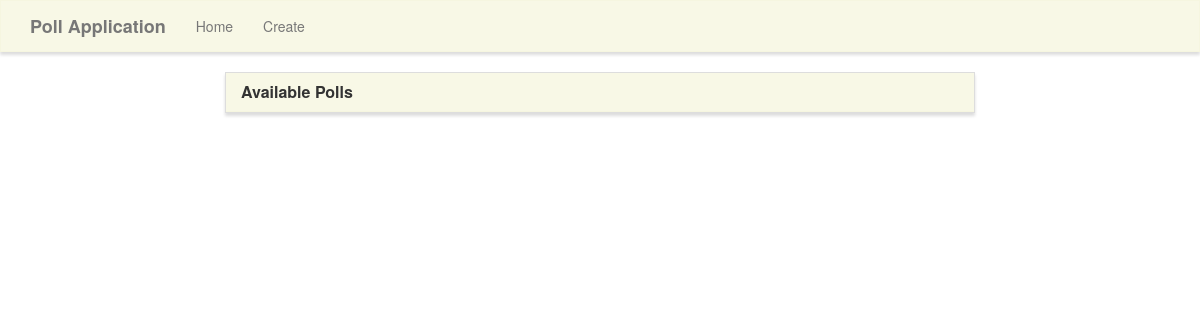
Before: / with the older database file.
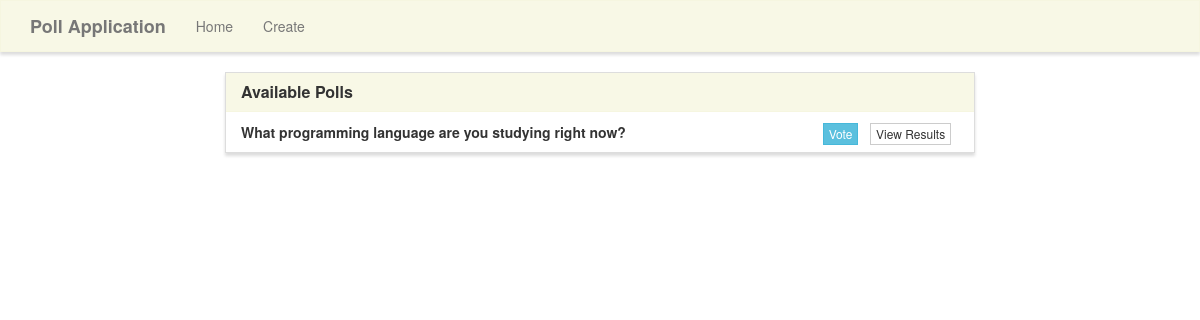
After: the same page with the newer database file.
### polls/models.py (models this page shows, shortened)
class Poll(models.Model):
    question = models.TextField()
    option_one = models.CharField(max_length=30)
    option_two = models.CharField(max_length=30)
    option_three = models.CharField(max_length=30)
    option_one_count = models.IntegerField(default=0)
    option_two_count = models.IntegerField(default=0)
    option_three_count = models.IntegerField(default=0)

### polls/views.py (the view)
# urls.py: path('', views.home, name='home'),
def home(request):
    polls = Poll.objects.all()
    context = {
        'polls': polls
    }
    return render(request, 'polls/home.html', context)

### polls/templates/polls/home.html (shortened to what this page needs)
{% extends "polls/base.html" %}
{% block main %}
<div class="row">
    <div class="col-lg-8 col-lg-offset-2">
        <div class="panel panel-default">
            <div class="panel-heading">
                <h3 class="panel-title">Available Polls</h3>
            </div>
            <ul class="list-group">
                {% for poll in polls %}
                <li class="list-group-item">
                    <strong>{{ poll.question }}</strong>
                    <span class="pull-right">
                        <a href="{% url 'vote' poll.id %}" class="btn btn-info btn-xs">Vote</a> &nbsp;
                        <a href="{% url 'results' poll.id %}" class="btn btn-default btn-xs">View Results</a> &nbsp;
                    </span>
                </li>
                {% endfor %}
            </ul>
        </div>
    </div>
</div>
{% endblock %}

### polls/templates/polls/base.html (shortened to what this page needs)
{% load static %}
<!DOCTYPE html>
<html lang="en">
<head>
    <link rel="stylesheet" href="https://maxcdn.bootstrapcdn.com/bootstrap/3.3.7/css/bootstrap.min.css"
>
    <link rel="stylesheet" type="text/css" href="{% static 'style.css' %}" />
</head>
<body>
    <nav class="navbar navbar-default" role="navigation">
        <div class="container">
            <div class="navbar-header">
                <a class="navbar-brand" href="{% url 'home' %}">Poll Application</a>
            </div>
            <div class="collapse navbar-collapse navbar-ex1-collapse">
                <ul class="nav navbar-nav">
                    <li><a href="{% url 'home' %}">Home</a></li>
                    <li><a href="{% url 'create' %}">Create</a></li>
                </ul>
            </div>
        </div>
    </nav>
    <div class="container">
        {% block main %}{% endblock %}
    </div>
</body>
</html>

### polls/static/style.css (style rules this page uses)
.navbar-default, .btn, .form-control, .panel { border-radius: 0; }
.navbar-default { background-color: rgba(245, 245, 220, .7); border-color: rgba(245, 245, 220, .6); box-shadow: 0px 3px 3px 0px #ddd; }
.panel-default>.panel-heading { color: #333; background-color: rgba(245, 245, 220, .7); border-color: rgba(245, 245, 220, .6); border-top-left-radius: 0; border-top-right-radius: 0; }
.panel { box-shadow: 0px 3px 3px 0px #ddd; }
a.navbar-brand, .panel-title { font-weight: bolder; }

Changed rows visible on the page:
added Poll: question "What programming language are you studying right now?"
